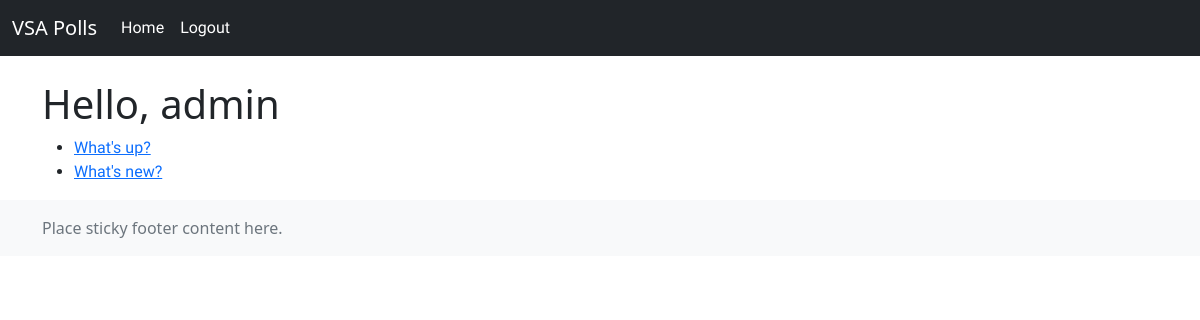
The app's page /polls/ (signed in), older data.
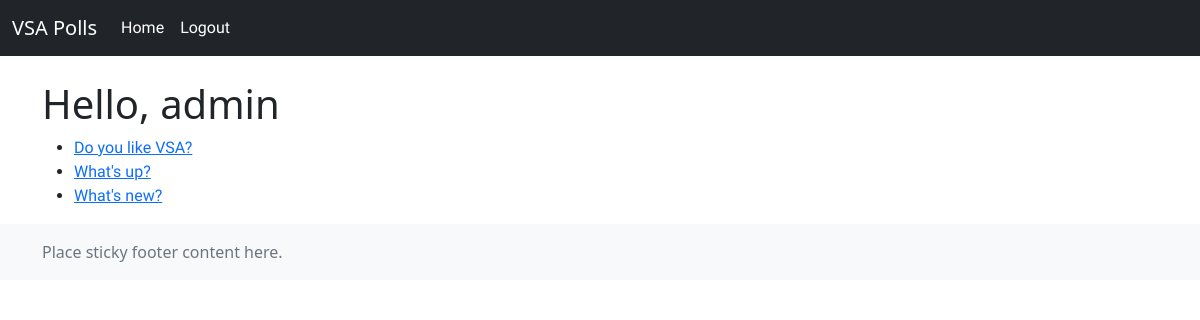
The same page, newer data.
### polls/models.py (models this page shows, shortened)
class Question(models.Model):
    question_text = models.CharField(max_length=200)
    pub_date = models.DateTimeField('date published')

### polls/views.py (the view)
# urls.py: path('', views.IndexView.as_view(), name='index'),
class IndexView(generic.ListView):
    template_name = 'polls/index.html'
    context_object_name = 'latest_question_list'
    def get_queryset(self):
        return Question.objects.order_by('-pub_date')[:5]

### polls/templates/polls/index.html
{% extends 'polls/base.html' %}
{% block content %}
<div class="container">
{% if request.user.is_authenticated %}
        <h1>Hello, {{ user.username }}</h1>
        {% if latest_question_list %}
            <ul>
            {% for question in latest_question_list %}
                <li><a href="/polls/{{ question.id }}/">{{ question.question_text }}</a></li>
            {% endfor %}
            </ul>
        {% endif %}
{% else %}
    <h1>Please log in!</h1>
{% endif %}
        </div>
{% endblock %}

Row changes from the older to the newer data that the page shows:
added Question: question_text "Do you like VSA?"
